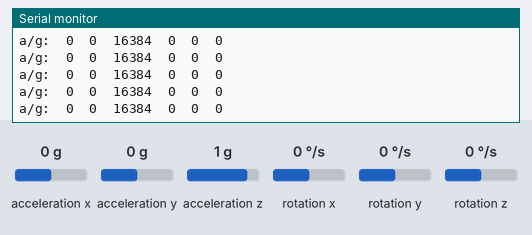
A sketch run on a simulated Arduino Uno, built with avr-gcc and run on an emulated ATmega328P. Shown: the last lines printed to the serial monitor. The test bench sets the inputs (shaded band); at power-on: acceleration x 0 g, acceleration z 1 g, acceleration y 0 g, rotation x 0 °/s, rotation y 0 °/s, rotation z 0 °/s.

Above: at 1.2 s.
1.3 s: acceleration x set to 0.8 g
At 2.1 s:
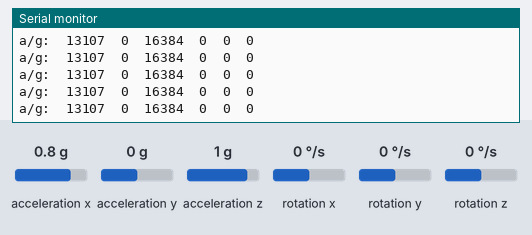
4.3 s: acceleration z set to -1.4 g
At 5.4 s:
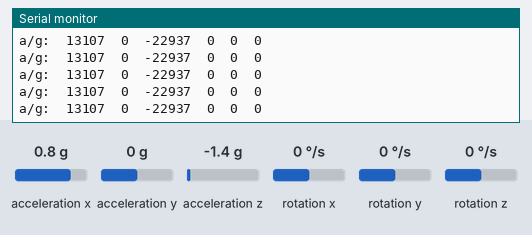
7.3 s: acceleration y set to -1.4 g
At 8.2 s:
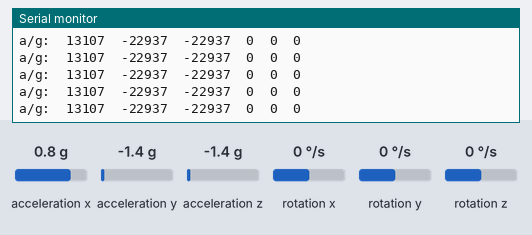
10.3 s: rotation x set to -192 °/s
At 10.9 s:
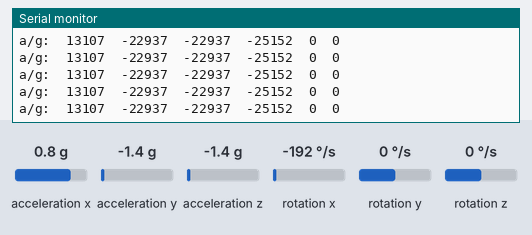
13.3 s: acceleration x set to 0 g
At 14.3 s:
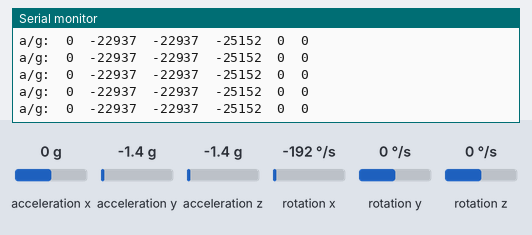
16.3 s: rotation x set to 0 °/s
At 17.1 s:
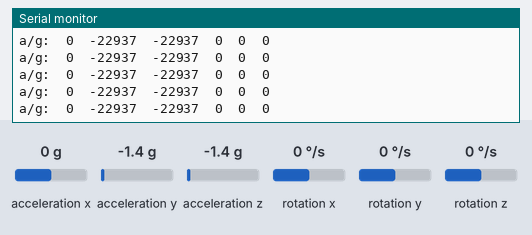

The sketch:

MPU6050_raw.ino
```cpp
// (licence header left out)
// I2Cdev and MPU6050 must be installed as libraries, or else the .cpp/.h files
// for both classes must be in the include path of your project
#include <MPU6050.h>
#include "I2Cdev.h"
#include "MPU6050.h"

// Arduino Wire library is required if I2Cdev I2CDEV_ARDUINO_WIRE implementation
// is used in I2Cdev.h
#if I2CDEV_IMPLEMENTATION == I2CDEV_ARDUINO_WIRE
    #include "Wire.h"
#endif

// class default I2C address is 0x68
// specific I2C addresses may be passed as a parameter here
// AD0 low = 0x68 (default for InvenSense evaluation board)
// AD0 high = 0x69
MPU6050 accelgyro;
//MPU6050 accelgyro(0x69); // <-- use for AD0 high

int16_t ax, ay, az;
int16_t gx, gy, gz;


// uncomment "OUTPUT_READABLE_ACCELGYRO" if you want to see a tab-separated
// list of the accel X/Y/Z and then gyro X/Y/Z values in decimal. Easy to read,
// not so easy to parse, and slow(er) over UART.
#define OUTPUT_READABLE_ACCELGYRO

// uncomment "OUTPUT_BINARY_ACCELGYRO" to send all 6 axes of data as 16-bit
// binary, one right after the other. This is very fast (as fast as possible
// without compression or data loss), and easy to parse, but impossible to read
// for a human.
//#define OUTPUT_BINARY_ACCELGYRO


//#define LED_PIN 13
//bool blinkState = false;

void setup() {
    // join I2C bus (I2Cdev library doesn't do this automatically)
    #if I2CDEV_IMPLEMENTATION == I2CDEV_ARDUINO_WIRE
        Wire.begin();
    #elif I2CDEV_IMPLEMENTATION == I2CDEV_BUILTIN_FASTWIRE
        Fastwire::setup(400, true);
    #endif

    // initialize serial communication
    // (38400 chosen because it works as well at 8MHz as it does at 16MHz, but
    // it's really up to you depending on your project)
    Serial.begin(38400); //baud 38400

    // initialize device
    Serial.println("Initializing I2C devices..."); //Runs initialization of device
    accelgyro.initialize();

    // verify connection
    Serial.println("Testing device connections...");
    Serial.println(accelgyro.testConnection() ? "MPU6050 connection successful" : "MPU6050 connection failed"); //If the call returns true, we output success, otherwise failed

    // use the code below to change accel/gyro offset values
    /*
    Serial.println("Updating internal sensor offsets...");
    // -76	-2359	1688	0	0	0
    Serial.print(accelgyro.getXAccelOffset()); Serial.print("\t"); // -76
    Serial.print(accelgyro.getYAccelOffset()); Serial.print("\t"); // -2359
    Serial.print(accelgyro.getZAccelOffset()); Serial.print("\t"); // 1688
    Serial.print(accelgyro.getXGyroOffset()); Serial.print("\t"); // 0
    Serial.print(accelgyro.getYGyroOffset()); Serial.print("\t"); // 0
    Serial.print(accelgyro.getZGyroOffset()); Serial.print("\t"); // 0
    Serial.print("\n");
    accelgyro.setXGyroOffset(220);
    accelgyro.setYGyroOffset(76);
    accelgyro.setZGyroOffset(-85);
    Serial.print(accelgyro.getXAccelOffset()); Serial.print("\t"); // -76
    Serial.print(accelgyro.getYAccelOffset()); Serial.print("\t"); // -2359
    Serial.print(accelgyro.getZAccelOffset()); Serial.print("\t"); // 1688
    Serial.print(accelgyro.getXGyroOffset()); Serial.print("\t"); // 0
    Serial.print(accelgyro.getYGyroOffset()); Serial.print("\t"); // 0
    Serial.print(accelgyro.getZGyroOffset()); Serial.print("\t"); // 0
    Serial.print("\n");
    */

    // configure Arduino LED pin for output
    //pinMode(LED_PIN, OUTPUT);
}

void loop() {
    // read raw accel/gyro measurements from device
    accelgyro.getMotion6(&ax, &ay, &az, &gx, &gy, &gz);

    // these methods (and a few others) are also available
    //accelgyro.getAcceleration(&ax, &ay, &az);
    //accelgyro.getRotation(&gx, &gy, &gz);

    #ifdef OUTPUT_READABLE_ACCELGYRO
        // display tab-separated accel/gyro x/y/z values
        Serial.print("a/g:\t");
        Serial.print(ax); Serial.print("\t");
        Serial.print(ay); Serial.print("\t");
        Serial.print(az); Serial.print("\t");
        Serial.print(gx); Serial.print("\t");
        Serial.print(gy); Serial.print("\t");
        Serial.println(gz);
    #endif

    //#ifdef OUTPUT_BINARY_ACCELGYRO
       // Serial.write((uint8_t)(ax >> 8)); Serial.write((uint8_t)(ax & 0xFF));
       // Serial.write((uint8_t)(ay >> 8)); Serial.write((uint8_t)(ay & 0xFF));
       // Serial.write((uint8_t)(az >> 8)); Serial.write((uint8_t)(az & 0xFF));
       // Serial.write((uint8_t)(gx >> 8)); Serial.write((uint8_t)(gx & 0xFF));
       // Serial.write((uint8_t)(gy >> 8)); Serial.write((uint8_t)(gy & 0xFF));
       // Serial.write((uint8_t)(gz >> 8)); Serial.write((uint8_t)(gz & 0xFF));
  //  #endif

    // blink LED to indicate activity
    //blinkState = !blinkState;
    //digitalWrite(LED_PIN, blinkState);
}
```

Measured:
- after the input at 1.3 s, the serial monitor: prints a new line at once (image 1)
- after the input at 4.3 s, the serial monitor: prints a new line at once (image 2)
- after the input at 7.3 s, the serial monitor: prints a new line at once (image 3)
- after the input at 10.3 s, the serial monitor: prints a new line at once (image 4)
- after the input at 13.3 s, the serial monitor: prints a new line at once (image 5)
- after the input at 16.3 s, the serial monitor: prints a new line at once (image 6)
